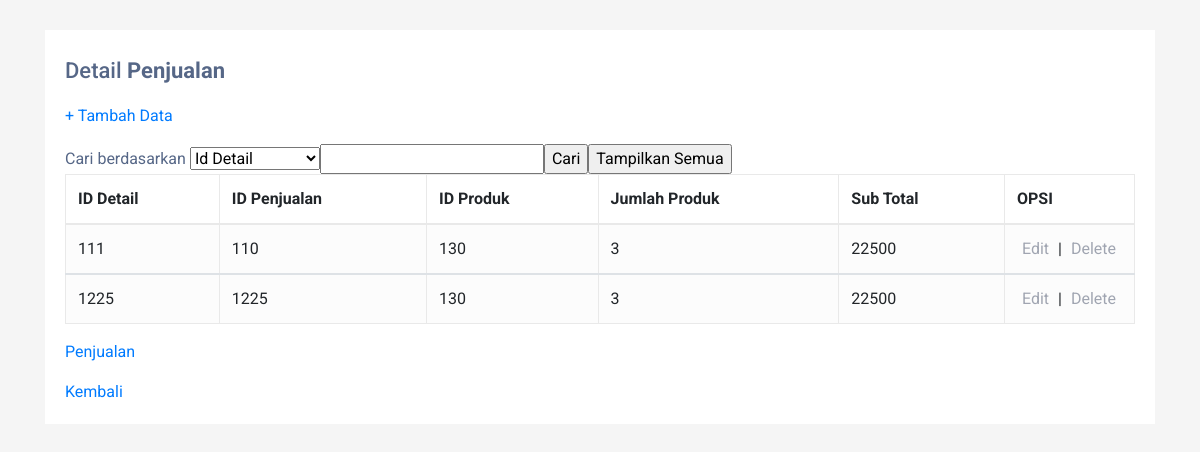
The page /detail_penjualan.php (signed in) on the database its author committed.
### tables this page shows
CREATE TABLE `detail_penjualan` (
  `DetailID` int(11) NOT NULL,
  `PenjualanID` int(11) NOT NULL,
  `ProdukID` int(11) NOT NULL,
  `JumlahProduk` int(11) NOT NULL,
  `SubTotal` int(11) NOT NULL
);

### detail_penjualan.php (the view, shortened to what this page needs)
<?php
if (!isset($_SESSION["username"])) {
  header("location:login.php");
} else {
  ?>
<!DOCTYPE html>
<html lang="en">
<head>
<link rel="stylesheet" href="https://stackpath.bootstrapcdn.com/bootstrap/4.5.0/css/bootstrap.min.css">
<link rel="stylesheet" href="https://maxcdn.bootstrapcdn.com/font-awesome/4.7.0/css/font-awesome.min.css">
</head>
<body>
<div class="container-xl">
    <div class="table-responsive">
        <div class="table-wrapper">
            <div class="table-title">
                <div class="row">
                    <div class="col-sm-8"><h2>Detail <b>Penjualan</b></h2></div>
                    <div class="col-sm-4">
                    </div>
                </div>
            </div>
            <p><a href="jualbeli.php" class="tambah" title="Tambah" data-toggle="tooltip">+ Tambah Data</a></p>
            <table class="table table-striped table-hover table-bordered">
            <form action="" method="post">
              <select name="pilih">
                <option value="DetailID">Id Detail</option>
              </select>
              <input type="text" name="tekscari" size="24">
              <input type="submit" name="cari" value="Cari">
              <input type="submit" name="semua" value="Tampilkan Semua">
            </form>
            <thead>
<tr>
<th>ID Detail</th> <th>ID Penjualan</th> <th>ID Produk</th> <th>Jumlah Produk</th> <th>Sub Total</th> <th>OPSI</th>
 </tr>
 <?php
        include "koneksi.php";
        $tampil = "";
        if (isset($_POST['cari'])) {
          $pilih = $_POST['pilih'];
          $tekscari = $_POST['tekscari'];
          $tampil = mysqli_query($koneksi, "select * from detail_penjualan where $pilih like '%$tekscari%'");
        } else {
          $tampil = mysqli_query($koneksi, "select * from detail_penjualan");
        }
        foreach ($tampil as $row) {
            ?>
 <tbody>
 <tr>
 <td><?php echo $row['DetailID']; ?></td>
 <td><?php echo $row['PenjualanID']; ?></td>
 <td><?php echo $row['ProdukID']; ?></td>
 <td><?php echo $row['JumlahProduk']; ?></td>
 <td><?php echo $row['SubTotal']; ?></td>
                        <td>
                        <a href="update_detail.php?DetailID=<?php echo $row['DetailID']?>">Edit</a> |
                        <a href="delete_detail.php?DetailID=<?php echo $row['DetailID']?>">Delete</a>
                        </td>
                    </tr>
                </tbody>
                <?php
                }
                ?>
            </table>
            <p><a href="penjualan.php" class="penjualan" title="Penjualan" data-toggle="tooltip">Penjualan</a></p>
            <a href="dashboard.php" class="kembali" title="Kembali" data-toggle="tooltip">Kembali</a>
    </div>
</div>
</body>
</html>
<?php
}
?>

### detail_penjualan.php (style rules this page uses)
body { color: #566787; background: #f5f5f5; font-family: 'Roboto', sans-serif; }
.table-responsive { margin: 30px 0; }
.table-wrapper { min-width: 1000px; background: #fff; padding: 20px; box-shadow: 0 1px 1px rgba(0,0,0,.05); }
.table-title { padding-bottom: 10px; margin: 0 0 10px; min-width: 100%; }
.table-title h2 { margin: 8px 0 0; font-size: 22px; }
table.table tr th, table.table tr td { border-color: #e9e9e9; }
table.table-striped tbody tr:nth-of-type(odd) { background-color: #fcfcfc; }
table.table td:last-child { width: 130px; }
table.table td a { color: #a0a5b1; display: inline-block; margin: 0 5px; }

### rows shown on the page
detail_penjualan: DetailID "111", PenjualanID "110", ProdukID "130", JumlahProduk "3", SubTotal "22500"
detail_penjualan: DetailID "1225", PenjualanID "1225", ProdukID "130", JumlahProduk "3", SubTotal "22500"
